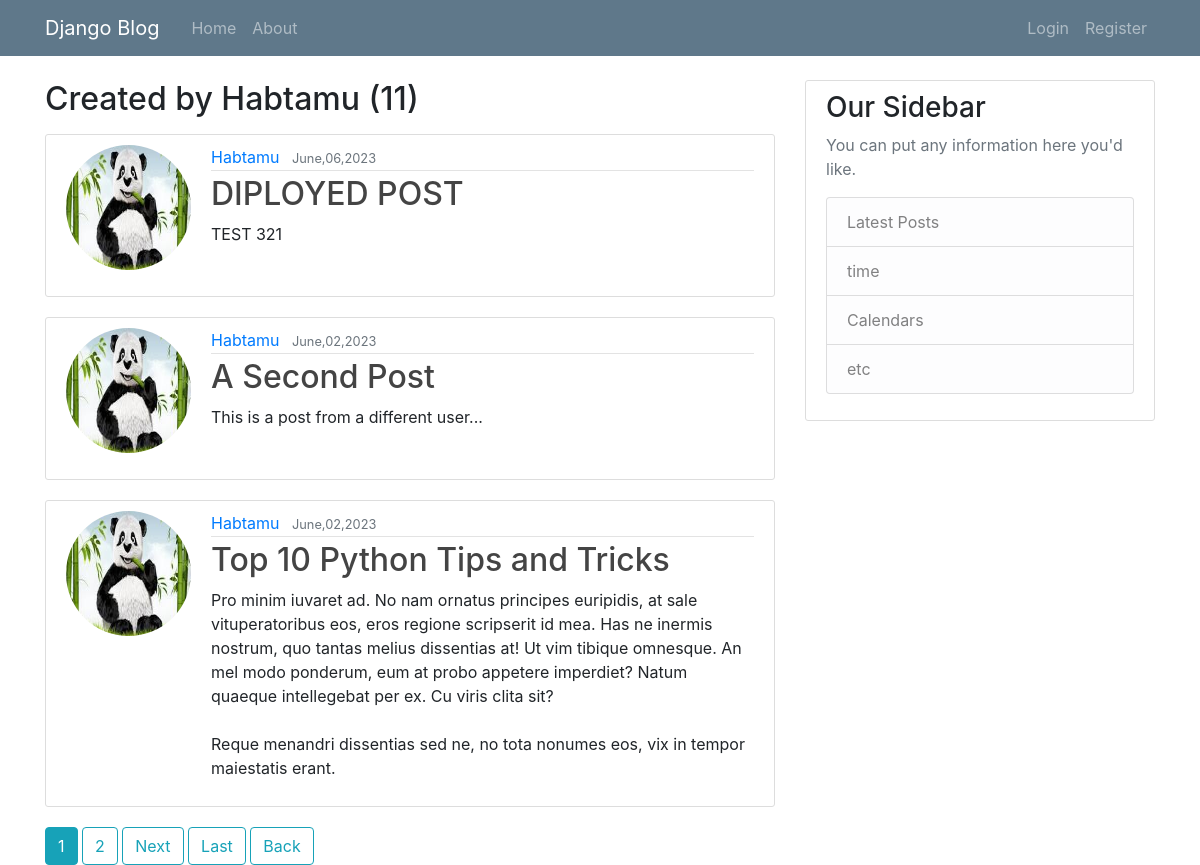
Page /user/Habtamu on the committed database.
### blog/models.py (models this page shows, shortened)
class post(models.Model):
    title = models.CharField(max_length=100)
    content = models.TextField()
    image = models.ImageField(null=True)
    date_posted = models.DateTimeField(default=timezone.now)
    auther = models.ForeignKey(User,on_delete=models.CASCADE)

### users/models.py (models this page shows, shortened)
class profile(models.Model):
    user = models.OneToOneField(User,on_delete=models.CASCADE)
    image = models.ImageField(default='default.png',upload_to='profile_pics')

### blog/views.py (the view)
# urls.py: path('user/<str:username>',MyPostView.as_view(), name='user_posts'),
class MyPostView(ListView):
    model = post
    template_name = 'blog/user_posts.html'
    context_object_name = 'posts'
    paginate_by = 3
    def get_queryset(self):
        user = get_object_or_404(User,username =self.kwargs.get('username'))
        return post.objects.filter(auther= user).order_by('-date_posted')

### blog/templates/blog/user_posts.html (shortened to what this page needs)
{%extends "blog/base.html" %}
{% block content%}
<h2 class="mb-3">Created by {{view.kwargs.username}} ({{page_obj.paginator.count}})</h2>
{% for post in posts%}
<article class="media content-section">
  {%if post.auther == user%}
  <a href="{% url 'profile'%}" ><img class="rounded-circle account-img" src="{{post.auther.profile.image.url}}" alt = "{{user.username}}"></a>
  {%else%}
  <img class="rounded-circle account-img" src="{{post.auther.profile.image.url}}" alt = "{{user.username}}">
  {%endif%}
 <div class="media-body">
      <div class="article-metadata">
        <a class="mr-2" href="{% url 'user_posts' post.auther.username%}">{{ post.auther }}</a>
        <small class="text-muted">{{ post.date_posted|date:"F,d,Y"}}</small>
      </div>
      <h2><a class="article-title" href="{%url 'post_detail' post.id%}">{{ post.title }}</a></h2>
      <p class="article-content">{{ post.content }}</p>
    </div>
  </article>
{%endfor%}
{% if is_paginated %}
  {% for num in page_obj.paginator.page_range%}
     {% if num == page_obj.number %}
        <a class = "btn btn-info" href="?page={{num}}">{{num}}</a>
     {% elif num > page_obj.number|add:'-2' and num < page_obj.number|add:'2' %}
       <a class = "btn btn-outline-info" href="?page={{num}}">{{num}}</a>
     {%endif%}
  {%endfor%}
  {% if page_obj.has_next%}
     {% if page_obj.next_page_number == page_obj.paginator.num_pages%}
      <a class = "btn btn-outline-info " href="?page={{page_obj.next_page_number}}">Last</a>
     {%else%}
       <a class = "btn btn-outline-info" href="?page={{page_obj.next_page_number}}">Next</a>
       <a class = "btn btn-outline-info" href="?page={{page_obj.paginator.num_pages}}">Last</a>
     {%endif%}
  {%endif%}
{%endif%}
<a class = "btn btn-outline-info" href="{{request.META.HTTP_REFERER}}">Back</a>
{%endblock content%}

### blog/templates/blog/base.html (shortened to what this page needs)
{% load static%}
<!doctype html>
<html lang="en">
  <head>
   <link rel="stylesheet" href="{%static 'blog/main.css'%}">
    <link rel="stylesheet" href="https://cdn.jsdelivr.net/npm/bootstrap@4.0.0/dist/css/bootstrap.min.css">
  </head>
  <body>
    <header class="site-header">
        <nav class="navbar navbar-expand-md navbar-dark bg-steel fixed-top">
          <div class="container">
            <a class="navbar-brand mr-4" href="{%url 'blog-home'%}">Django Blog</a>
            <div class="collapse navbar-collapse" id="navbarToggle">
              <div class="navbar-nav mr-auto">
                <a class="nav-item nav-link" href="{%url 'blog-home'%}">Home</a>
                <a class="nav-item nav-link" href="{%url 'blog-about'%}">About</a>
              </div>
              <div class="navbar-nav">
                {%if user.is_authenticated%}
                <a class="nav-item nav-link" href="{% url 'post_create'%}">Post</a>
                <a class="nav-item nav-link" href="{% url 'logout'%}">Logout</a>
                <a class="nav-item nav-link" href="{% url 'profile'%}">profile</a>
                {%else%}
                <a class="nav-item nav-link" href="{% url 'login'%}">Login</a>
                <a class="nav-item nav-link" href="{% url 'register'%}">Register</a>
                {%endif%}
              </div>
            </div>
          </div>
        </nav>
      </header>
      <main role="main" class="container">
        <div class="row">
          <div class="col-md-8">
            {% block content %}{% endblock %}
          </div>
          <div class="col-md-4">
            <div class="content-section">
              <h3>Our Sidebar</h3>
              <p class='text-muted'>You can put any information here you'd like.
                <ul class="list-group">
                  <li class="list-group-item list-group-item-light">Latest Posts</li>
                  <li class="list-group-item list-group-item-light">time</li>
                  <li class="list-group-item list-group-item-light">Calendars</li>
                  <li class="list-group-item list-group-item-light">etc</li>
                </ul>
              </p>
            </div>
          </div>
        </div>
      </main>
  </body>
</html>

### blog/static/blog/main.css (style rules this page uses)
body { background: #fafafa; color: #333333; margin-top: 5rem; }
h1, h2, h3, h4, h5, h6 { color: #444444; }
ul { margin: 0; }
.bg-steel { background-color: #5f788a; }
.site-header .navbar-nav .nav-link { color: #cbd5db; }
.content-section { background: #ffffff; padding: 10px 20px; border: 1px solid #dddddd; border-radius: 3px; margin-bottom: 20px; }
.article-title { color: #444444; }
.article-content { white-space: pre-line; }
.article-metadata { padding-bottom: 1px; margin-bottom: 4px; border-bottom: 1px solid #e3e3e3 }
.account-img { height: 125px; width: 125px; margin-right: 20px; margin-bottom: 16px; }

### blog/templates/blog/base.html (style rules this page uses)
.row { margin-top: 80px; }

### rows in the picture
post: auther.profile.image (picture), auther "Habtamu", date_posted "June,06,2023", title "DIPLOYED POST", content "TEST 321"
post: auther.profile.image (picture), auther "Habtamu", date_posted "June,02,2023", title "A Second Post", content "This is a post from a different user..."
post: auther.profile.image (picture), auther "Habtamu", date_posted "June,02,2023", title "Top 10 Python Tips and Tricks", content "Pro minim iuvaret ad. No nam ornatus principes euripidis, at sale vituperatoribus eos, eros regione scripserit id mea. Has ne inermis nostrum, quo tantas melius dissentias at! Ut vim tibique omnesque. An mel modo ponderum, eum at probo appetere imperdiet? Natum quaeque intellegebat per ex. Cu viris clita sit? Reque menandri dissentias sed ne, no tota nonumes eos, vix in tempor maiestatis erant."

### other values in the picture
{{ view.kwargs.username }} "Habtamu"
{{ page_obj.paginator.count }} "11"
{{ num }} "1"
{{ num }} "2"
